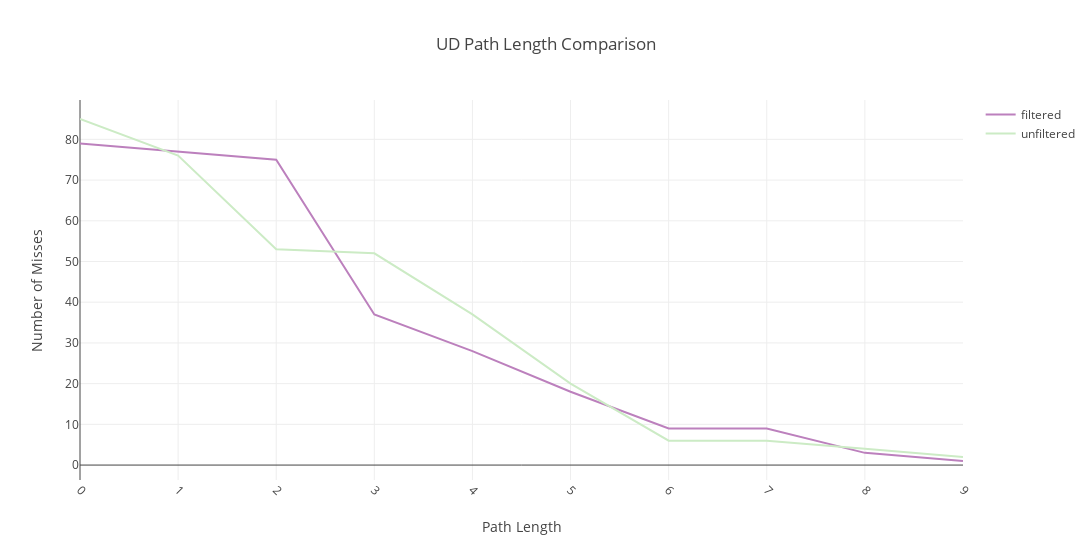

The code cell stored with this chart in its notebook:
### Code cell
scatter1 = go.Scatter(
    x=[i for i in range(10)], 
    y=[filtered_only_misses_by_ud_dict['total'].get(i, 0) for i in range(10)],
    mode='lines',
    name='filtered',
    marker = dict(color='#BC80BD')

)

scatter2= go.Scatter(
    x=[i for i in range(10)], 
    y=[unfiltered_only_misses_by_ud_dict['total'].get(i, 0) for i in range(10)],
    mode='lines',
    name='unfiltered',
    marker = dict(color='#CCEBC5')
)


layout = go.Layout(
    title='UD Path Length Comparison',
    xaxis_title="Path Length",
    yaxis_title="Number of Misses",        
    barmode='overlay',
    width=1200,
    xaxis = go.layout.XAxis(
        tickangle = 45,
        automargin = True
        
    )
    
        
)

fig = go.Figure(data=[scatter1,scatter2], layout=layout)


fig.show()

### Figure 1 — Plotly figure (JSON) as saved in the notebook; plotly's stock layout.template omitted (floating-point values rounded to 4 significant figures)
{"data": [{"marker": {"color": "#BC80BD"}, "mode": "lines", "name": "filtered", "type": "scatter", "uid": "74d5c58e-c3a0-4f86-bc1c-bc8694ea2e78", "x": [0, 1, 2, 3, 4, 5, 6, 7, 8, 9], "y": [79, 77, 75, 37, 28, 18, 9, 9, 3, 1]}, {"marker": {"color": "#CCEBC5"}, "mode": "lines", "name": "unfiltered", "type": "scatter", "uid": "7eb8f2ab-b8b8-4bf0-9b4f-5214c1131732", "x": [0, 1, 2, 3, 4, 5, 6, 7, 8, 9], "y": [85, 76, 53, 52, 37, 20, 6, 6, 4, 2]}], "layout": {"barmode": "overlay", "title": {"text": "UD Path Length Comparison"}, "width": 1200, "xaxis": {"automargin": true, "tickangle": 45, "title": {"text": "Path Length"}}, "yaxis": {"title": {"text": "Number of Misses"}}}}
